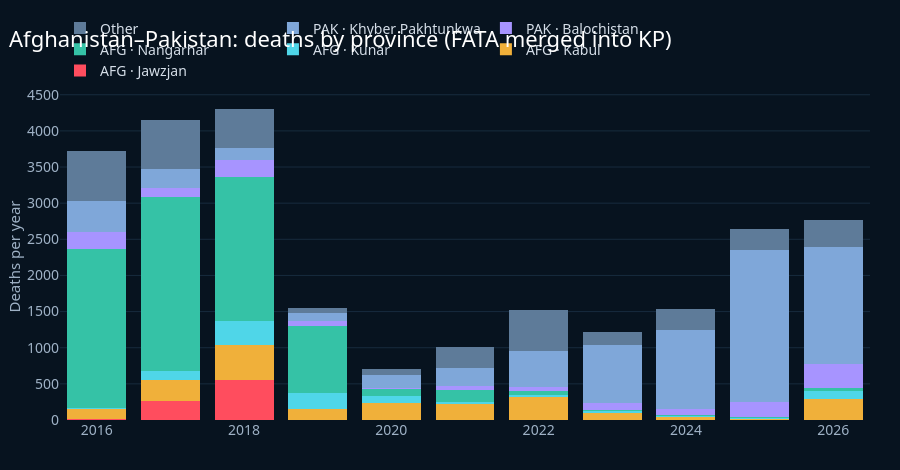

This figure's notebook cell:
### Markdown cell above
### 2c. Afghanistan–Pakistan: a second, state-on-state front opens

### Code cell
display(I["afpak_provinces"].pivot_table(index=["country_iso3", "admin1"], columns="year", values="deaths",
                                           aggfunc="sum").fillna(0).astype(int))
viz.fig_afpak(I["afpak_provinces"])

### Figure 1 — Plotly figure (JSON) as saved in the notebook; plotly's stock layout.template omitted (floating-point values rounded to 4 significant figures)
{"data": [{"marker": {"color": "#FF4D5E"}, "name": "AFG · Jawzjan", "type": "bar", "x": [2016, 2017, 2018, 2019, 2023, 2024, 2025, 2026], "y": [9, 260, 557, 0, 1, 0, 0, 1]}, {"marker": {"color": "#F0B03A"}, "name": "AFG · Kabul", "type": "bar", "x": [2016, 2017, 2018, 2019, 2020, 2021, 2022, 2023, 2024, 2025, 2026], "y": [144, 292, 476, 159, 237, 227, 323, 94, 41, 18, 284]}, {"marker": {"color": "#4FD6E8"}, "name": "AFG · Kunar", "type": "bar", "x": [2016, 2017, 2018, 2019, 2020, 2021, 2022, 2023, 2024, 2025, 2026], "y": [17, 121, 333, 209, 94, 19, 27, 30, 12, 7, 110]}, {"marker": {"color": "#35C2A6"}, "name": "AFG · Nangarhar", "type": "bar", "x": [2016, 2017, 2018, 2019, 2020, 2021, 2022, 2023, 2024, 2025, 2026], "y": [2190, 2409, 1999, 926, 94, 171, 54, 15, 16, 20, 43]}, {"marker": {"color": "#A794FF"}, "name": "PAK · Balochistan", "type": "bar", "x": [2016, 2017, 2018, 2019, 2020, 2021, 2022, 2023, 2024, 2025, 2026], "y": [236, 126, 237, 72, 12, 56, 49, 102, 81, 209, 330]}, {"marker": {"color": "#7FA7D9"}, "name": "PAK · Khyber Pakhtunkwa", "type": "bar", "x": [2016, 2017, 2018, 2019, 2020, 2021, 2022, 2023, 2024, 2025, 2026], "y": [429, 265, 157, 119, 191, 247, 503, 790, 1100, 2099, 1621]}, {"marker": {"color": "#5E7B99"}, "name": "Other", "type": "bar", "x": [2016, 2017, 2018, 2019, 2020, 2021, 2022, 2023, 2024, 2025, 2026], "y": [696, 672, 539, 58, 76, 292, 562, 180, 283, 296, 378]}], "layout": {"barmode": "stack", "height": 470, "title": {"text": "Afghanistan–Pakistan: deaths by province (FATA merged into KP)"}, "yaxis": {"title": {"text": "Deaths per year"}}}}
